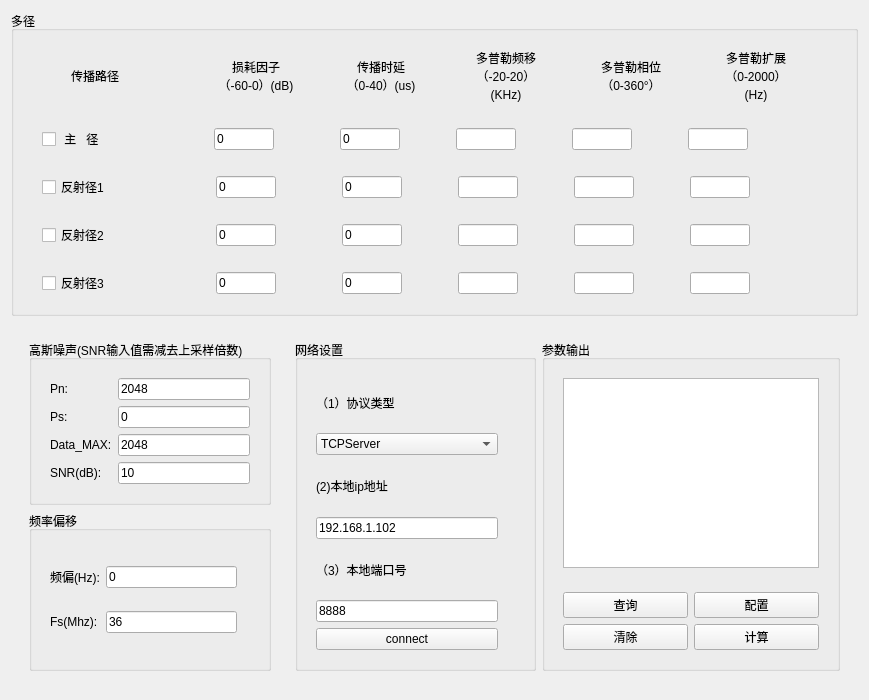
<?xml version="1.0" encoding="UTF-8"?>
<ui version="4.0">
 <class>channel_simulator</class>
 <widget class="QWidget" name="channel_simulator">
  <property name="geometry">
   <rect>
    <x>0</x>
    <y>0</y>
    <width>869</width>
    <height>700</height>
   </rect>
  </property>
  <property name="windowTitle">
   <string>Form</string>
  </property>
  <layout class="QVBoxLayout" name="verticalLayout_8">
   <item>
    <widget class="QGroupBox" name="groupBox_4">
     <property name="title">
      <string>多径</string>
     </property>
     <layout class="QVBoxLayout" name="verticalLayout">
      <item>
       <widget class="QWidget" name="widget_3" native="true">
        <layout class="QHBoxLayout" name="horizontalLayout_2">
         <item>
          <widget class="QLabel" name="label_3">
           <property name="maximumSize">
            <size>
             <width>100</width>
             <height>16777215</height>
            </size>
           </property>
           <property name="text">
            <string>传播路径</string>
           </property>
          </widget>
         </item>
         <item>
          <widget class="QLabel" name="label_4">
           <property name="sizePolicy">
            <sizepolicy hsizetype="Fixed" vsizetype="Fixed">
             <horstretch>0</horstretch>
             <verstretch>0</verstretch>
            </sizepolicy>
           </property>
           <property name="maximumSize">
            <size>
             <width>80</width>
             <height>16777215</height>
            </size>
           </property>
           <property name="text">
            <string>损耗因子（-60-0）(dB)</string>
           </property>
           <property name="textFormat">
            <enum>Qt::AutoText</enum>
           </property>
           <property name="alignment">
            <set>Qt::AlignCenter</set>
           </property>
           <property name="wordWrap">
            <bool>true</bool>
           </property>
          </widget>
         </item>
         <item>
          <widget class="QLabel" name="label_5">
           <property name="sizePolicy">
            <sizepolicy hsizetype="Fixed" vsizetype="Fixed">
             <horstretch>0</horstretch>
             <verstretch>0</verstretch>
            </sizepolicy>
           </property>
           <property name="maximumSize">
            <size>
             <width>80</width>
             <height>16777215</height>
            </size>
           </property>
           <property name="text">
            <string>传播时延（0-40）(us)</string>
           </property>
           <property name="textFormat">
            <enum>Qt::AutoText</enum>
           </property>
           <property name="alignment">
            <set>Qt::AlignCenter</set>
           </property>
           <property name="wordWrap">
            <bool>true</bool>
           </property>
          </widget>
         </item>
         <item>
          <widget class="QLabel" name="label_6">
           <property name="sizePolicy">
            <sizepolicy hsizetype="Fixed" vsizetype="Fixed">
             <horstretch>0</horstretch>
             <verstretch>0</verstretch>
            </sizepolicy>
           </property>
           <property name="maximumSize">
            <size>
             <width>80</width>
             <height>16777215</height>
            </size>
           </property>
           <property name="text">
            <string>多普勒频移（-20-20）(KHz)</string>
           </property>
           <property name="textFormat">
            <enum>Qt::AutoText</enum>
           </property>
           <property name="alignment">
            <set>Qt::AlignCenter</set>
           </property>
           <property name="wordWrap">
            <bool>true</bool>
           </property>
          </widget>
         </item>
         <item>
          <widget class="QLabel" name="label_7">
           <property name="sizePolicy">
            <sizepolicy hsizetype="Fixed" vsizetype="Fixed">
             <horstretch>0</horstretch>
             <verstretch>0</verstretch>
            </sizepolicy>
           </property>
           <property name="maximumSize">
            <size>
             <width>80</width>
             <height>16777215</height>
            </size>
           </property>
           <property name="text">
            <string>多普勒相位（0-360°）</string>
           </property>
           <property name="textFormat">
            <enum>Qt::AutoText</enum>
           </property>
           <property name="alignment">
            <set>Qt::AlignCenter</set>
           </property>
           <property name="wordWrap">
            <bool>true</bool>
           </property>
          </widget>
         </item>
         <item>
          <widget class="QLabel" name="label_8">
           <property name="sizePolicy">
            <sizepolicy hsizetype="Fixed" vsizetype="Fixed">
             <horstretch>0</horstretch>
             <verstretch>0</verstretch>
            </sizepolicy>
           </property>
           <property name="maximumSize">
            <size>
             <width>80</width>
             <height>16777215</height>
            </size>
           </property>
           <property name="text">
            <string>多普勒扩展（0-2000）(Hz)</string>
           </property>
           <property name="textFormat">
            <enum>Qt::AutoText</enum>
           </property>
           <property name="alignment">
            <set>Qt::AlignCenter</set>
           </property>
           <property name="wordWrap">
            <bool>true</bool>
           </property>
          </widget>
         </item>
        </layout>
       </widget>
      </item>
      <item>
       <widget class="QWidget" name="widget_11" native="true">
        <layout class="QHBoxLayout" name="horizontalLayout_9">
         <item>
          <spacer name="horizontalSpacer_22">
           <property name="orientation">
            <enum>Qt::Horizontal</enum>
           </property>
           <property name="sizeType">
            <enum>QSizePolicy::Fixed</enum>
           </property>
           <property name="sizeHint" stdset="0">
            <size>
             <width>10</width>
             <height>20</height>
            </size>
           </property>
          </spacer>
         </item>
         <item>
          <widget class="QCheckBox" name="checkBox_p0">
           <property name="text">
            <string> 主   径 </string>
           </property>
          </widget>
         </item>
         <item>
          <spacer name="horizontalSpacer_23">
           <property name="orientation">
            <enum>Qt::Horizontal</enum>
           </property>
           <property name="sizeType">
            <enum>QSizePolicy::Fixed</enum>
           </property>
           <property name="sizeHint" stdset="0">
            <size>
             <width>100</width>
             <height>20</height>
            </size>
           </property>
          </spacer>
         </item>
         <item>
          <widget class="QLineEdit" name="lineEdit_p0_gain">
           <property name="sizePolicy">
            <sizepolicy hsizetype="Fixed" vsizetype="Fixed">
             <horstretch>0</horstretch>
             <verstretch>0</verstretch>
            </sizepolicy>
           </property>
           <property name="maximumSize">
            <size>
             <width>60</width>
             <height>16777215</height>
            </size>
           </property>
           <property name="text">
            <string>0</string>
           </property>
          </widget>
         </item>
         <item>
          <spacer name="horizontalSpacer_38">
           <property name="orientation">
            <enum>Qt::Horizontal</enum>
           </property>
           <property name="sizeType">
            <enum>QSizePolicy::Fixed</enum>
           </property>
           <property name="sizeHint" stdset="0">
            <size>
             <width>60</width>
             <height>20</height>
            </size>
           </property>
          </spacer>
         </item>
         <item>
          <widget class="QLineEdit" name="lineEdit_p0_delay">
           <property name="sizePolicy">
            <sizepolicy hsizetype="Fixed" vsizetype="Fixed">
             <horstretch>0</horstretch>
             <verstretch>0</verstretch>
            </sizepolicy>
           </property>
           <property name="maximumSize">
            <size>
             <width>60</width>
             <height>16777215</height>
            </size>
           </property>
           <property name="text">
            <string>0</string>
           </property>
          </widget>
         </item>
         <item>
          <spacer name="horizontalSpacer_39">
           <property name="orientation">
            <enum>Qt::Horizontal</enum>
           </property>
           <property name="sizeType">
            <enum>QSizePolicy::Fixed</enum>
           </property>
           <property name="sizeHint" stdset="0">
            <size>
             <width>50</width>
             <height>20</height>
            </size>
           </property>
          </spacer>
         </item>
         <item>
          <widget class="QLineEdit" name="lineEdit_p0_3">
           <property name="sizePolicy">
            <sizepolicy hsizetype="Fixed" vsizetype="Fixed">
             <horstretch>0</horstretch>
             <verstretch>0</verstretch>
            </sizepolicy>
           </property>
           <property name="maximumSize">
            <size>
             <width>60</width>
             <height>16777215</height>
            </size>
           </property>
          </widget>
         </item>
         <item>
          <spacer name="horizontalSpacer_40">
           <property name="orientation">
            <enum>Qt::Horizontal</enum>
           </property>
           <property name="sizeType">
            <enum>QSizePolicy::Fixed</enum>
           </property>
           <property name="sizeHint" stdset="0">
            <size>
             <width>50</width>
             <height>20</height>
            </size>
           </property>
          </spacer>
         </item>
         <item>
          <widget class="QLineEdit" name="lineEdit_p0_4">
           <property name="sizePolicy">
            <sizepolicy hsizetype="Fixed" vsizetype="Fixed">
             <horstretch>0</horstretch>
             <verstretch>0</verstretch>
            </sizepolicy>
           </property>
           <property name="maximumSize">
            <size>
             <width>60</width>
             <height>16777215</height>
            </size>
           </property>
          </widget>
         </item>
         <item>
          <spacer name="horizontalSpacer_41">
           <property name="orientation">
            <enum>Qt::Horizontal</enum>
           </property>
           <property name="sizeType">
            <enum>QSizePolicy::Fixed</enum>
           </property>
           <property name="sizeHint" stdset="0">
            <size>
             <width>50</width>
             <height>20</height>
            </size>
           </property>
          </spacer>
         </item>
         <item>
          <widget class="QLineEdit" name="lineEdit_p0_5">
           <property name="sizePolicy">
            <sizepolicy hsizetype="Fixed" vsizetype="Fixed">
             <horstretch>0</horstretch>
             <verstretch>0</verstretch>
            </sizepolicy>
           </property>
           <property name="maximumSize">
            <size>
             <width>60</width>
             <height>16777215</height>
            </size>
           </property>
          </widget>
         </item>
         <item>
          <spacer name="horizontalSpacer_42">
           <property name="orientation">
            <enum>Qt::Horizontal</enum>
           </property>
           <property name="sizeHint" stdset="0">
            <size>
             <width>40</width>
             <height>20</height>
            </size>
           </property>
          </spacer>
         </item>
        </layout>
       </widget>
      </item>
      <item>
       <widget class="QWidget" name="widget_6" native="true">
        <layout class="QHBoxLayout" name="horizontalLayout_5">
         <item>
          <spacer name="horizontalSpacer_15">
           <property name="orientation">
            <enum>Qt::Horizontal</enum>
           </property>
           <property name="sizeType">
            <enum>QSizePolicy::Fixed</enum>
           </property>
           <property name="sizeHint" stdset="0">
            <size>
             <width>10</width>
             <height>20</height>
            </size>
           </property>
          </spacer>
         </item>
         <item>
          <widget class="QCheckBox" name="checkBox_p1">
           <property name="text">
            <string>反射径1</string>
           </property>
          </widget>
         </item>
         <item>
          <spacer name="horizontalSpacer_16">
           <property name="orientation">
            <enum>Qt::Horizontal</enum>
           </property>
           <property name="sizeType">
            <enum>QSizePolicy::Fixed</enum>
           </property>
           <property name="sizeHint" stdset="0">
            <size>
             <width>100</width>
             <height>20</height>
            </size>
           </property>
          </spacer>
         </item>
         <item>
          <widget class="QLineEdit" name="lineEdit_p1_gain">
           <property name="sizePolicy">
            <sizepolicy hsizetype="Fixed" vsizetype="Fixed">
             <horstretch>0</horstretch>
             <verstretch>0</verstretch>
            </sizepolicy>
           </property>
           <property name="maximumSize">
            <size>
             <width>60</width>
             <height>16777215</height>
            </size>
           </property>
           <property name="text">
            <string>0</string>
           </property>
          </widget>
         </item>
         <item>
          <spacer name="horizontalSpacer_17">
           <property name="orientation">
            <enum>Qt::Horizontal</enum>
           </property>
           <property name="sizeType">
            <enum>QSizePolicy::Fixed</enum>
           </property>
           <property name="sizeHint" stdset="0">
            <size>
             <width>60</width>
             <height>20</height>
            </size>
           </property>
          </spacer>
         </item>
         <item>
          <widget class="QLineEdit" name="lineEdit_p1_delay">
           <property name="sizePolicy">
            <sizepolicy hsizetype="Fixed" vsizetype="Fixed">
             <horstretch>0</horstretch>
             <verstretch>0</verstretch>
            </sizepolicy>
           </property>
           <property name="maximumSize">
            <size>
             <width>60</width>
             <height>16777215</height>
            </size>
           </property>
           <property name="text">
            <string>0</string>
           </property>
          </widget>
         </item>
         <item>
          <spacer name="horizontalSpacer_18">
           <property name="orientation">
            <enum>Qt::Horizontal</enum>
           </property>
           <property name="sizeType">
            <enum>QSizePolicy::Fixed</enum>
           </property>
           <property name="sizeHint" stdset="0">
            <size>
             <width>50</width>
             <height>20</height>
            </size>
           </property>
          </spacer>
         </item>
         <item>
          <widget class="QLineEdit" name="lineEdit_p1_3">
           <property name="sizePolicy">
            <sizepolicy hsizetype="Fixed" vsizetype="Fixed">
             <horstretch>0</horstretch>
             <verstretch>0</verstretch>
            </sizepolicy>
           </property>
           <property name="maximumSize">
            <size>
             <width>60</width>
             <height>16777215</height>
            </size>
           </property>
          </widget>
         </item>
         <item>
          <spacer name="horizontalSpacer_19">
           <property name="orientation">
            <enum>Qt::Horizontal</enum>
           </property>
           <property name="sizeType">
            <enum>QSizePolicy::Fixed</enum>
           </property>
           <property name="sizeHint" stdset="0">
            <size>
             <width>50</width>
             <height>20</height>
            </size>
           </property>
          </spacer>
         </item>
         <item>
          <widget class="QLineEdit" name="lineEdit_p1_4">
           <property name="sizePolicy">
            <sizepolicy hsizetype="Fixed" vsizetype="Fixed">
             <horstretch>0</horstretch>
             <verstretch>0</verstretch>
            </sizepolicy>
           </property>
           <property name="maximumSize">
            <size>
             <width>60</width>
             <height>16777215</height>
            </size>
           </property>
          </widget>
         </item>
         <item>
          <spacer name="horizontalSpacer_20">
           <property name="orientation">
            <enum>Qt::Horizontal</enum>
           </property>
           <property name="sizeType">
            <enum>QSizePolicy::Fixed</enum>
           </property>
           <property name="sizeHint" stdset="0">
            <size>
             <width>50</width>
             <height>20</height>
            </size>
           </property>
          </spacer>
         </item>
         <item>
          <widget class="QLineEdit" name="lineEdit_p1_5">
           <property name="sizePolicy">
            <sizepolicy hsizetype="Fixed" vsizetype="Fixed">
             <horstretch>0</horstretch>
             <verstretch>0</verstretch>
            </sizepolicy>
           </property>
           <property name="maximumSize">
            <size>
             <width>60</width>
             <height>16777215</height>
            </size>
           </property>
          </widget>
         </item>
         <item>
          <spacer name="horizontalSpacer_21">
           <property name="orientation">
            <enum>Qt::Horizontal</enum>
           </property>
           <property name="sizeHint" stdset="0">
            <size>
             <width>40</width>
             <height>20</height>
            </size>
           </property>
          </spacer>
         </item>
        </layout>
       </widget>
      </item>
      <item>
       <widget class="QWidget" name="widget_12" native="true">
        <layout class="QHBoxLayout" name="horizontalLayout_7">
         <item>
          <spacer name="horizontalSpacer_24">
           <property name="orientation">
            <enum>Qt::Horizontal</enum>
           </property>
           <property name="sizeType">
            <enum>QSizePolicy::Fixed</enum>
           </property>
           <property name="sizeHint" stdset="0">
            <size>
             <width>10</width>
             <height>20</height>
            </size>
           </property>
          </spacer>
         </item>
         <item>
          <widget class="QCheckBox" name="checkBox_p2">
           <property name="text">
            <string>反射径2</string>
           </property>
          </widget>
         </item>
         <item>
          <spacer name="horizontalSpacer_25">
           <property name="orientation">
            <enum>Qt::Horizontal</enum>
           </property>
           <property name="sizeType">
            <enum>QSizePolicy::Fixed</enum>
           </property>
           <property name="sizeHint" stdset="0">
            <size>
             <width>100</width>
             <height>20</height>
            </size>
           </property>
          </spacer>
         </item>
         <item>
          <widget class="QLineEdit" name="lineEdit_p2_gain">
           <property name="sizePolicy">
            <sizepolicy hsizetype="Fixed" vsizetype="Fixed">
             <horstretch>0</horstretch>
             <verstretch>0</verstretch>
            </sizepolicy>
           </property>
           <property name="maximumSize">
            <size>
             <width>60</width>
             <height>16777215</height>
            </size>
           </property>
           <property name="text">
            <string>0</string>
           </property>
          </widget>
         </item>
         <item>
          <spacer name="horizontalSpacer_26">
           <property name="orientation">
            <enum>Qt::Horizontal</enum>
           </property>
           <property name="sizeType">
            <enum>QSizePolicy::Fixed</enum>
           </property>
           <property name="sizeHint" stdset="0">
            <size>
             <width>60</width>
             <height>20</height>
            </size>
           </property>
          </spacer>
         </item>
         <item>
          <widget class="QLineEdit" name="lineEdit_p2_delay">
           <property name="sizePolicy">
            <sizepolicy hsizetype="Fixed" vsizetype="Fixed">
             <horstretch>0</horstretch>
             <verstretch>0</verstretch>
            </sizepolicy>
           </property>
           <property name="maximumSize">
            <size>
             <width>60</width>
             <height>16777215</height>
            </size>
           </property>
           <property name="text">
            <string>0</string>
           </property>
          </widget>
         </item>
         <item>
          <spacer name="horizontalSpacer_27">
           <property name="orientation">
            <enum>Qt::Horizontal</enum>
           </property>
           <property name="sizeType">
            <enum>QSizePolicy::Fixed</enum>
           </property>
           <property name="sizeHint" stdset="0">
            <size>
             <width>50</width>
             <height>20</height>
            </size>
           </property>
          </spacer>
         </item>
         <item>
          <widget class="QLineEdit" name="lineEdit_p2_3">
           <property name="sizePolicy">
            <sizepolicy hsizetype="Fixed" vsizetype="Fixed">
             <horstretch>0</horstretch>
             <verstretch>0</verstretch>
            </sizepolicy>
           </property>
           <property name="maximumSize">
            <size>
             <width>60</width>
             <height>16777215</height>
            </size>
           </property>
          </widget>
         </item>
         <item>
          <spacer name="horizontalSpacer_28">
           <property name="orientation">
            <enum>Qt::Horizontal</enum>
           </property>
           <property name="sizeType">
            <enum>QSizePolicy::Fixed</enum>
           </property>
           <property name="sizeHint" stdset="0">
            <size>
             <width>50</width>
             <height>20</height>
            </size>
           </property>
          </spacer>
         </item>
         <item>
          <widget class="QLineEdit" name="lineEdit_p2_4">
           <property name="sizePolicy">
            <sizepolicy hsizetype="Fixed" vsizetype="Fixed">
             <horstretch>0</horstretch>
             <verstretch>0</verstretch>
            </sizepolicy>
           </property>
           <property name="maximumSize">
            <size>
             <width>60</width>
             <height>16777215</height>
            </size>
           </property>
          </widget>
         </item>
         <item>
          <spacer name="horizontalSpacer_29">
           <property name="orientation">
            <enum>Qt::Horizontal</enum>
           </property>
           <property name="sizeType">
            <enum>QSizePolicy::Fixed</enum>
           </property>
           <property name="sizeHint" stdset="0">
            <size>
             <width>50</width>
             <height>20</height>
            </size>
           </property>
          </spacer>
         </item>
         <item>
          <widget class="QLineEdit" name="lineEdit_p2_5">
           <property name="sizePolicy">
            <sizepolicy hsizetype="Fixed" vsizetype="Fixed">
             <horstretch>0</horstretch>
             <verstretch>0</verstretch>
            </sizepolicy>
           </property>
           <property name="maximumSize">
            <size>
             <width>60</width>
             <height>16777215</height>
            </size>
           </property>
          </widget>
         </item>
         <item>
          <spacer name="horizontalSpacer_30">
           <property name="orientation">
            <enum>Qt::Horizontal</enum>
           </property>
           <property name="sizeHint" stdset="0">
            <size>
             <width>40</width>
             <height>20</height>
            </size>
           </property>
          </spacer>
         </item>
        </layout>
       </widget>
      </item>
      <item>
       <widget class="QWidget" name="widget_13" native="true">
        <layout class="QHBoxLayout" name="horizontalLayout_8">
         <item>
          <spacer name="horizontalSpacer_31">
           <property name="orientation">
            <enum>Qt::Horizontal</enum>
           </property>
           <property name="sizeType">
            <enum>QSizePolicy::Fixed</enum>
           </property>
           <property name="sizeHint" stdset="0">
            <size>
             <width>10</width>
             <height>20</height>
            </size>
           </property>
          </spacer>
         </item>
         <item>
          <widget class="QCheckBox" name="checkBox_p3">
           <property name="text">
            <string>反射径3</string>
           </property>
          </widget>
         </item>
         <item>
          <spacer name="horizontalSpacer_32">
           <property name="orientation">
            <enum>Qt::Horizontal</enum>
           </property>
           <property name="sizeType">
            <enum>QSizePolicy::Fixed</enum>
           </property>
           <property name="sizeHint" stdset="0">
            <size>
             <width>100</width>
             <height>20</height>
            </size>
           </property>
          </spacer>
         </item>
         <item>
          <widget class="QLineEdit" name="lineEdit_p3_gain">
           <property name="sizePolicy">
            <sizepolicy hsizetype="Fixed" vsizetype="Fixed">
             <horstretch>0</horstretch>
             <verstretch>0</verstretch>
            </sizepolicy>
           </property>
           <property name="maximumSize">
            <size>
             <width>60</width>
             <height>16777215</height>
            </size>
           </property>
           <property name="text">
            <string>0</string>
           </property>
          </widget>
         </item>
         <item>
          <spacer name="horizontalSpacer_33">
           <property name="orientation">
            <enum>Qt::Horizontal</enum>
           </property>
           <property name="sizeType">
            <enum>QSizePolicy::Fixed</enum>
           </property>
           <property name="sizeHint" stdset="0">
            <size>
             <width>60</width>
             <height>20</height>
            </size>
           </property>
          </spacer>
         </item>
         <item>
          <widget class="QLineEdit" name="lineEdit_p3_delay">
           <property name="sizePolicy">
            <sizepolicy hsizetype="Fixed" vsizetype="Fixed">
             <horstretch>0</horstretch>
             <verstretch>0</verstretch>
            </sizepolicy>
           </property>
           <property name="maximumSize">
            <size>
             <width>60</width>
             <height>16777215</height>
            </size>
           </property>
           <property name="text">
            <string>0</string>
           </property>
          </widget>
         </item>
         <item>
          <spacer name="horizontalSpacer_34">
           <property name="orientation">
            <enum>Qt::Horizontal</enum>
           </property>
           <property name="sizeType">
            <enum>QSizePolicy::Fixed</enum>
           </property>
           <property name="sizeHint" stdset="0">
            <size>
             <width>50</width>
             <height>20</height>
            </size>
           </property>
          </spacer>
         </item>
         <item>
          <widget class="QLineEdit" name="lineEdit_p3_3">
           <property name="sizePolicy">
            <sizepolicy hsizetype="Fixed" vsizetype="Fixed">
             <horstretch>0</horstretch>
             <verstretch>0</verstretch>
            </sizepolicy>
           </property>
           <property name="maximumSize">
            <size>
             <width>60</width>
             <height>16777215</height>
            </size>
           </property>
          </widget>
         </item>
         <item>
          <spacer name="horizontalSpacer_35">
           <property name="orientation">
            <enum>Qt::Horizontal</enum>
           </property>
           <property name="sizeType">
            <enum>QSizePolicy::Fixed</enum>
           </property>
           <property name="sizeHint" stdset="0">
            <size>
             <width>50</width>
             <height>20</height>
            </size>
           </property>
          </spacer>
         </item>
         <item>
          <widget class="QLineEdit" name="lineEdit_p3_4">
           <property name="sizePolicy">
            <sizepolicy hsizetype="Fixed" vsizetype="Fixed">
             <horstretch>0</horstretch>
             <verstretch>0</verstretch>
            </sizepolicy>
           </property>
           <property name="maximumSize">
            <size>
             <width>60</width>
             <height>16777215</height>
            </size>
           </property>
          </widget>
         </item>
         <item>
          <spacer name="horizontalSpacer_36">
           <property name="orientation">
            <enum>Qt::Horizontal</enum>
           </property>
           <property name="sizeType">
            <enum>QSizePolicy::Fixed</enum>
           </property>
           <property name="sizeHint" stdset="0">
            <size>
             <width>50</width>
             <height>20</height>
            </size>
           </property>
          </spacer>
         </item>
         <item>
          <widget class="QLineEdit" name="lineEdit_p3_5">
           <property name="sizePolicy">
            <sizepolicy hsizetype="Fixed" vsizetype="Fixed">
             <horstretch>0</horstretch>
             <verstretch>0</verstretch>
            </sizepolicy>
           </property>
           <property name="maximumSize">
            <size>
             <width>60</width>
             <height>16777215</height>
            </size>
           </property>
          </widget>
         </item>
         <item>
          <spacer name="horizontalSpacer_37">
           <property name="orientation">
            <enum>Qt::Horizontal</enum>
           </property>
           <property name="sizeHint" stdset="0">
            <size>
             <width>40</width>
             <height>20</height>
            </size>
           </property>
          </spacer>
         </item>
        </layout>
       </widget>
      </item>
     </layout>
    </widget>
   </item>
   <item>
    <widget class="QWidget" name="widget_8" native="true">
     <layout class="QGridLayout" name="gridLayout_4">
      <item row="0" column="0">
       <widget class="QWidget" name="widget_9" native="true">
        <property name="sizePolicy">
         <sizepolicy hsizetype="Fixed" vsizetype="Preferred">
          <horstretch>0</horstretch>
          <verstretch>0</verstretch>
         </sizepolicy>
        </property>
        <property name="minimumSize">
         <size>
          <width>50</width>
          <height>0</height>
         </size>
        </property>
        <layout class="QVBoxLayout" name="verticalLayout_4">
         <item>
          <widget class="QGroupBox" name="groupBox_2">
           <property name="title">
            <string>高斯噪声(SNR输入值需减去上采样倍数)</string>
           </property>
           <layout class="QVBoxLayout" name="verticalLayout_7">
            <item>
             <widget class="QWidget" name="widget_2" native="true">
              <layout class="QGridLayout" name="gridLayout">
               <item row="4" column="1">
                <widget class="QLineEdit" name="lineEdit_SNR">
                 <property name="text">
                  <string>10</string>
                 </property>
                </widget>
               </item>
               <item row="1" column="0">
                <widget class="QLabel" name="label_2">
                 <property name="text">
                  <string>Ps:</string>
                 </property>
                </widget>
               </item>
               <item row="0" column="0">
                <widget class="QLabel" name="label">
                 <property name="maximumSize">
                  <size>
                   <width>300</width>
                   <height>300</height>
                  </size>
                 </property>
                 <property name="text">
                  <string>Pn:</string>
                 </property>
                </widget>
               </item>
               <item row="1" column="1">
                <widget class="QLineEdit" name="lineEdit_Ps">
                 <property name="text">
                  <string>0</string>
                 </property>
                </widget>
               </item>
               <item row="0" column="1">
                <widget class="QLineEdit" name="lineEdit_Pn">
                 <property name="maximumSize">
                  <size>
                   <width>16777215</width>
                   <height>16777215</height>
                  </size>
                 </property>
                 <property name="text">
                  <string>2048</string>
                 </property>
                </widget>
               </item>
               <item row="4" column="0">
                <widget class="QLabel" name="label_9">
                 <property name="text">
                  <string>SNR(dB):</string>
                 </property>
                </widget>
               </item>
               <item row="2" column="1">
                <widget class="QLineEdit" name="lineEdit_Data_Max">
                 <property name="text">
                  <string>2048</string>
                 </property>
                </widget>
               </item>
               <item row="2" column="0">
                <widget class="QLabel" name="label_13">
                 <property name="text">
                  <string>Data_MAX:</string>
                 </property>
                </widget>
               </item>
              </layout>
             </widget>
            </item>
           </layout>
          </widget>
         </item>
         <item>
          <widget class="QGroupBox" name="groupBox_3">
           <property name="title">
            <string>频率偏移</string>
           </property>
           <layout class="QHBoxLayout" name="horizontalLayout_3">
            <item>
             <widget class="QWidget" name="widget_4" native="true">
              <layout class="QGridLayout" name="gridLayout_2">
               <item row="0" column="0">
                <widget class="QLabel" name="label_12">
                 <property name="maximumSize">
                  <size>
                   <width>300</width>
                   <height>300</height>
                  </size>
                 </property>
                 <property name="text">
                  <string>频偏(Hz):</string>
                 </property>
                </widget>
               </item>
               <item row="1" column="2">
                <widget class="QLabel" name="label_10">
                 <property name="text">
                  <string/>
                 </property>
                </widget>
               </item>
               <item row="0" column="1">
                <widget class="QLineEdit" name="lineEdit_freoffset">
                 <property name="maximumSize">
                  <size>
                   <width>16777215</width>
                   <height>16777215</height>
                  </size>
                 </property>
                 <property name="text">
                  <string>0</string>
                 </property>
                </widget>
               </item>
               <item row="1" column="1">
                <widget class="QLineEdit" name="lineEdit_Fs">
                 <property name="text">
                  <string>36</string>
                 </property>
                </widget>
               </item>
               <item row="1" column="0">
                <widget class="QLabel" name="label_11">
                 <property name="text">
                  <string>Fs(Mhz):</string>
                 </property>
                </widget>
               </item>
              </layout>
             </widget>
            </item>
           </layout>
          </widget>
         </item>
        </layout>
       </widget>
      </item>
      <item row="0" column="1">
       <widget class="QWidget" name="widget_10" native="true">
        <layout class="QGridLayout" name="gridLayout_6">
         <item row="0" column="0">
          <widget class="QGroupBox" name="groupBox_5">
           <property name="title">
            <string>网络设置</string>
           </property>
           <layout class="QVBoxLayout" name="verticalLayout_6">
            <item>
             <widget class="QWidget" name="widgetNetSet" native="true">
              <property name="maximumSize">
               <size>
                <width>200</width>
                <height>300</height>
               </size>
              </property>
              <layout class="QVBoxLayout" name="verticalLayout_5">
               <item>
                <widget class="QLabel" name="label_14">
                 <property name="text">
                  <string>（1）协议类型</string>
                 </property>
                </widget>
               </item>
               <item>
                <widget class="QComboBox" name="comboBoxNet">
                 <item>
                  <property name="text">
                   <string>TCPServer</string>
                  </property>
                 </item>
                 <item>
                  <property name="text">
                   <string>TCPClinet</string>
                  </property>
                 </item>
                 <item>
                  <property name="text">
                   <string>UDP</string>
                  </property>
                 </item>
                </widget>
               </item>
               <item>
                <widget class="QLabel" name="label_addr">
                 <property name="text">
                  <string>(2)本地ip地址</string>
                 </property>
                </widget>
               </item>
               <item>
                <widget class="QLineEdit" name="lineEditIp">
                 <property name="text">
                  <string>192.168.1.102</string>
                 </property>
                </widget>
               </item>
               <item>
                <widget class="QLabel" name="label_port">
                 <property name="text">
                  <string>（3）本地端口号</string>
                 </property>
                </widget>
               </item>
               <item>
                <widget class="QLineEdit" name="lineEditPort">
                 <property name="text">
                  <string>8888</string>
                 </property>
                </widget>
               </item>
               <item>
                <widget class="QPushButton" name="Buttonconcect">
                 <property name="text">
                  <string>connect</string>
                 </property>
                </widget>
               </item>
              </layout>
             </widget>
            </item>
           </layout>
          </widget>
         </item>
         <item row="0" column="1">
          <widget class="QGroupBox" name="groupBox">
           <property name="title">
            <string>参数输出</string>
           </property>
           <layout class="QVBoxLayout" name="verticalLayout_3">
            <item>
             <widget class="QWidget" name="widget_7" native="true">
              <layout class="QVBoxLayout" name="verticalLayout_2">
               <item>
                <widget class="QTextEdit" name="textEdit_display"/>
               </item>
              </layout>
             </widget>
            </item>
            <item>
             <widget class="QWidget" name="widget" native="true">
              <layout class="QGridLayout" name="gridLayout_5">
               <item row="2" column="2">
                <widget class="QPushButton" name="pushButton_caculator">
                 <property name="text">
                  <string>计算</string>
                 </property>
                </widget>
               </item>
               <item row="2" column="1">
                <widget class="QPushButton" name="pushButton_clear">
                 <property name="text">
                  <string>清除</string>
                 </property>
                </widget>
               </item>
               <item row="1" column="1">
                <widget class="QPushButton" name="pushButton_cat">
                 <property name="text">
                  <string>查询</string>
                 </property>
                </widget>
               </item>
               <item row="1" column="2">
                <widget class="QPushButton" name="pushButton_config">
                 <property name="text">
                  <string>配置</string>
                 </property>
                </widget>
               </item>
              </layout>
             </widget>
            </item>
           </layout>
          </widget>
         </item>
        </layout>
       </widget>
      </item>
     </layout>
    </widget>
   </item>
  </layout>
 </widget>
 <resources/>
 <connections/>
</ui>
